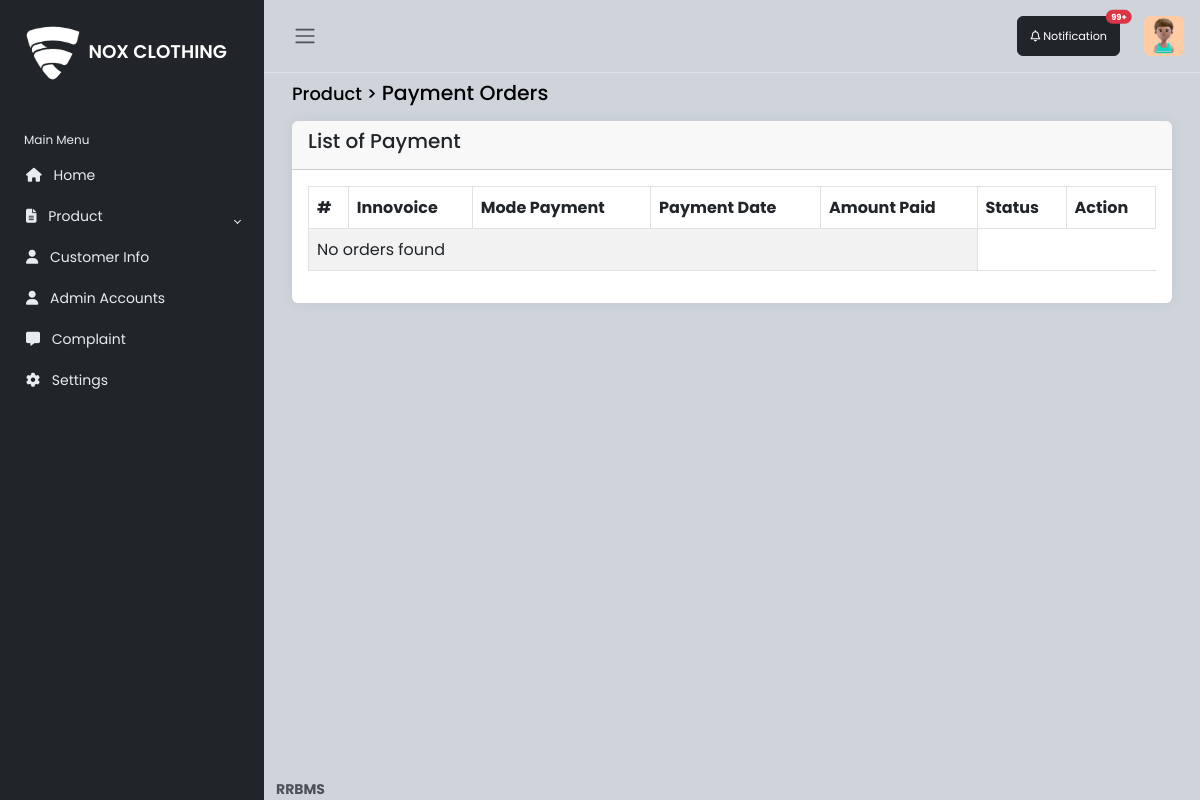
/admin/payment.php (signed in), run on an earlier commit of the app's database.
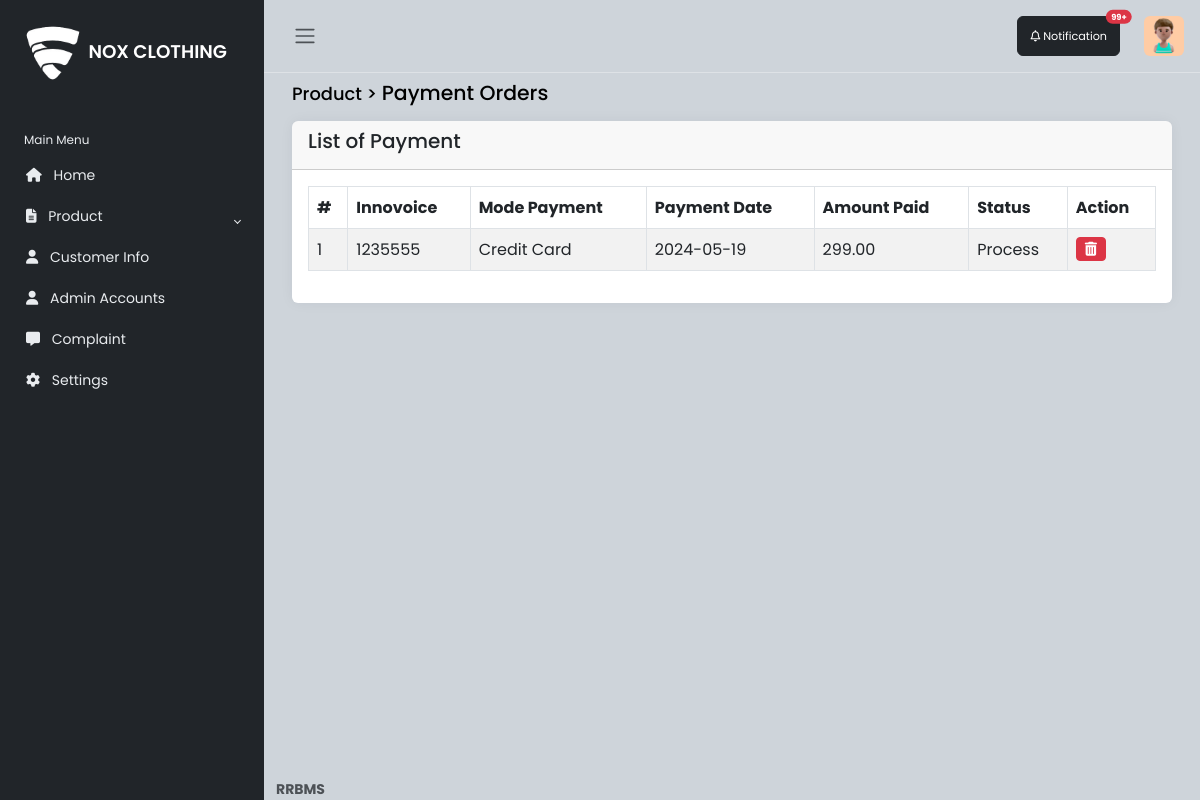
And on a later commit of the database.
### tables this page shows
CREATE TABLE `payment` (
  `id` int(11) NOT NULL,
  `orders_id` int(11) NOT NULL,
  `amount_paid` decimal(10,2) NOT NULL,
  `mode_payment` varchar(50) NOT NULL,
  `cardnumber` int(11) NOT NULL,
  `cvv` int(11) NOT NULL,
  `exp_date` date NOT NULL,
  `status` varchar(50) NOT NULL,
  `payment_date` date NOT NULL DEFAULT current_timestamp()
);

CREATE TABLE `orders` (
  `id` int(11) NOT NULL,
  `customer_id` int(11) NOT NULL,
  `products_id` int(11) NOT NULL,
  `innovoice` int(11) NOT NULL,
  `price` decimal(10,2) NOT NULL,
  `quantity` int(11) NOT NULL,
  `color` varchar(11) NOT NULL,
  `size` varchar(11) NOT NULL,
  `status` varchar(11) NOT NULL,
  `total_amount` decimal(10,2) NOT NULL,
  `order_date` date NOT NULL DEFAULT current_timestamp()
);

### admin/payment.php (the view, shortened to what this page needs)
<link rel="stylesheet" href="https://cdn.datatables.net/2.0.5/css/dataTables.bootstrap5.css">
<?php
include 'dbconn/conn.php';
?>
<?php include('sidebar.php'); ?>
<main class="content px-3 py-2">
    <div class="container-fluid">
        <div class="mb-3">
            <h4><small>Product > </small> Payment Orders</h4>
        </div>
        <div class="card border-0">
            <div class="card-header d-flex justify-content-between align-items-center">
                <h5 class="card-title">
                    List of Payment
                </h5>
            </div>
            <div class="card-body table-responsive">
                <table id="dataTable" class="table table-hover table-striped table-bordered">
                    <thead>
                        <tr>
                            <th>#</th>
                            <th>Innovoice</th>
                            <th>Mode Payment</th>
                            <th>Payment Date</th>
                            <th>Amount Paid</th>
                            <th>Status</th>
                            <th>Action</th>
                        </tr>
                    </thead>
                    <tbody>
                    <?php
                        $sql = "SELECT payment.id, orders.innovoice, payment.mode_payment, payment.payment_date, payment.amount_paid,  payment.status
                                FROM payment
                                JOIN orders
                                ON payment.orders_id = orders.id";
                        $result = mysqli_query($conn, $sql);
                        if (mysqli_num_rows($result) > 0) {
                            while($row = mysqli_fetch_assoc($result)) {
                        ?>
                        <tr>
                            <td><?php echo $row['id']; ?></td>
                            <td><?php echo $row['innovoice']; ?></td>
                            <td><?php echo $row['mode_payment']; ?></td>
                            <td><?php echo $row['payment_date']; ?></td>
                            <td><?php echo $row['amount_paid']; ?></td>
                            <td><?php echo $row['status']; ?></td>
                            <td>
                                  <button type="button" class="btn btn-danger btn-sm" data-bs-toggle="modal" data-bs-target="#deleteProductModal<?php echo $row['id']; ?>"><i class="fas fa-trash-alt"></i></button>
                            </td>
                        </tr>
                        <?php
                            }
                        } else {
                            echo "<tr><td colspan='5'>No orders found</td></tr>";
                        }
                        ?>
                    </tbody>
                </table>
            </div>
        </div>
    </div>
</main>
<footer class="footer">
    <div class="container-fluid">
        <div class="row text-muted">
            <div class="col-6 text-start">
                <p class="mb-0">
                    <a href="#" class="text-muted">
                        <strong>RRBMS</strong>
                    </a>
                </p>
            </div>
        </div>
    </div>
</footer>

### admin/sidebar.php (shortened to what this page needs)
<!DOCTYPE html>
<html lang="en" data-bs-theme="white">
<head>
    <link rel="stylesheet" href="https://cdn.jsdelivr.net/npm/bootstrap@5.3.0-alpha2/dist/css/bootstrap.min.css">
    <link rel="stylesheet" href="css/style.css">
</head>
<body>
<?php
include 'dbconn/conn.php';
  if (isset($_SESSION['uname'])) {
    $uname = $_SESSION['uname'];
} else {
    header("Location: login-signup.php");
    exit();
}
$query  = mysqli_query($conn, "SELECT * FROM admin WHERE uname = '$uname'") or die(mysqli_error());
$row = mysqli_fetch_array($query);
$role  = $row['role'];
?>
    <div class="wrapper">
        <aside id="sidebar" class="js-sidebar">
            <div class="h-100">
                <div class="sidebar-logo">
                    <a href="dashboard.php"><img src="images/main.png" style="width: 70px"><span style="color: white; ">NOX CLOTHING</span></a>
                </div>
                <ul class="sidebar-nav">
                    <li class="sidebar-header">
                        Main Menu
                    </li>
                    <li class="sidebar-item">
                        <a href="dashboard.php" class="sidebar-link">
                            <i class="fa fa-home pe-2"></i>
                            Home
                        </a>
                    </li>
                    <li class="sidebar-item">
                        <a href="#" class="sidebar-link collapsed" data-bs-target="#pages" data-bs-toggle="collapse"
                            aria-expanded="false"><i class="fa-solid fa-file-lines pe-2"></i>
                            Product
                        </a>
                    </li>
                    <?php if ($role == 'Admin'): ?>
                    <li class="sidebar-item">
                        <a href="customer.php" class="sidebar-link collapsed"><i class="fa-solid fa-user pe-2"></i>
                            Customer Info
                        </a>
                    </li>
                    <li class="sidebar-item">
                        <a href="account.php" class="sidebar-link collapsed"><i class="fa-solid fa-user pe-2"></i>
                            Admin Accounts
                        </a>
                    </li>
                    <?php endif; ?>
                    <li class="sidebar-item">
                        <a href="" class="sidebar-link collapsed"><i class="fa-solid fa-message pe-2"></i>
                           Complaint
                        </a>
                    </li>
                    <li class="sidebar-item">
                        <a href="" class="sidebar-link collapsed"><i class="fa-solid fa-gear pe-2"></i>
                            Settings
                        </a>
                   </li>
                </ul>
            </div>
        </aside>
        <div class="main">
            <nav class="navbar navbar-expand px-3 border-bottom">
                <button class="btn" id="sidebar-toggle" type="button">
                    <span class="navbar-toggler-icon"></span>
                </button>
                <div class="navbar-collapse navbar">
                    <ul class="navbar-nav">
                    <button type="button" class="btn btn-dark position-relative me-4" id="notif" style="font-size: 0.7rem;">
                          <i class="fa-regular fa-bell"></i> Notification
                       <span class="position-absolute top-0 start-100 translate-middle badge rounded-pill bg-danger">
                            99+
                      </span>
                    </button>
                        <li class="nav-item dropdown">
                            <a href="#" data-bs-toggle="dropdown" class="nav-icon pe-md-0">
                             <div class="d-flex align-items-center">
                            <img src="image/profile.jpg" class="avatar img-fluid rounded" alt="">
                        </div>
                        </a>
                    </ul>
                </div>
            </nav>
</body>
</html>

### admin/css/style.css (style rules this page uses)
body { font-family: 'Poppins', sans-serif; font-size: 0.875rem; opacity: 1; overflow-y: scroll; margin: 0; }
a { cursor: pointer; text-decoration: none; font-family: 'Poppins', sans-serif; }
li { list-style: none; }
h4 { font-family: 'Poppins', sans-serif; font-size: 1.275rem; color: var(--bs-emphasis-color); }
.wrapper { align-items: stretch; display: flex; width: 100%; }
#sidebar { max-width: 264px; min-width: 264px; background: var(--bs-dark); transition: all 0.35s ease-in-out; }
.main { display: flex; flex-direction: column; min-height: 100vh; min-width: 0; overflow: hidden; transition: all 0.35s ease-in-out; width: 100%; background: var(--bs-dark-bg-subtle); }
.sidebar-logo { padding: 1.15rem; }
.sidebar-logo a { color: #e9ecef; font-size: 1.15rem; font-weight: 600; }
.sidebar-nav { flex-grow: 1; list-style: none; margin-bottom: 0; padding-left: 0; margin-left: 0; }
.sidebar-header { color: #e9ecef; font-size: .75rem; padding: 1.5rem 1.5rem .375rem; }
a.sidebar-link { padding: .625rem 1.625rem; color: #e9ecef; position: relative; display: block; font-size: 0.875rem; }
.sidebar-link[data-bs-toggle="collapse"]::after { border: solid; border-width: 0 .075rem .075rem 0; content: ""; display: inline-block; padding: 2px; position: absolute; right: 1.5rem; top: 1.4rem; transform: rotate(-135deg); transition: all .2s ease-out; }
.sidebar-link[data-bs-toggle="collapse"].collapsed::after { transform: rotate(45deg); transition: all .2s ease-out; }
.avatar { height: 40px; width: 40px; }
.navbar-expand .navbar-nav { margin-left: auto; }
.content { flex: 1; max-width: 100vw; width: 100vw; }
@media (min-width:768px) { .content { max-width: auto; width: auto; } }
.card { box-shadow: 0 0 .875rem 0 rgba(34, 46, 60, .05); margin-bottom: 24px; }

What changed in the data, as far as the page shows it:
added payment: id "1", orders.innovoice "1235555", mode_payment "Credit Card", payment_date "2024-05-19", amount_paid "299.00", status "Process"
Also different on the page:
text no longer shown: "No orders found"
